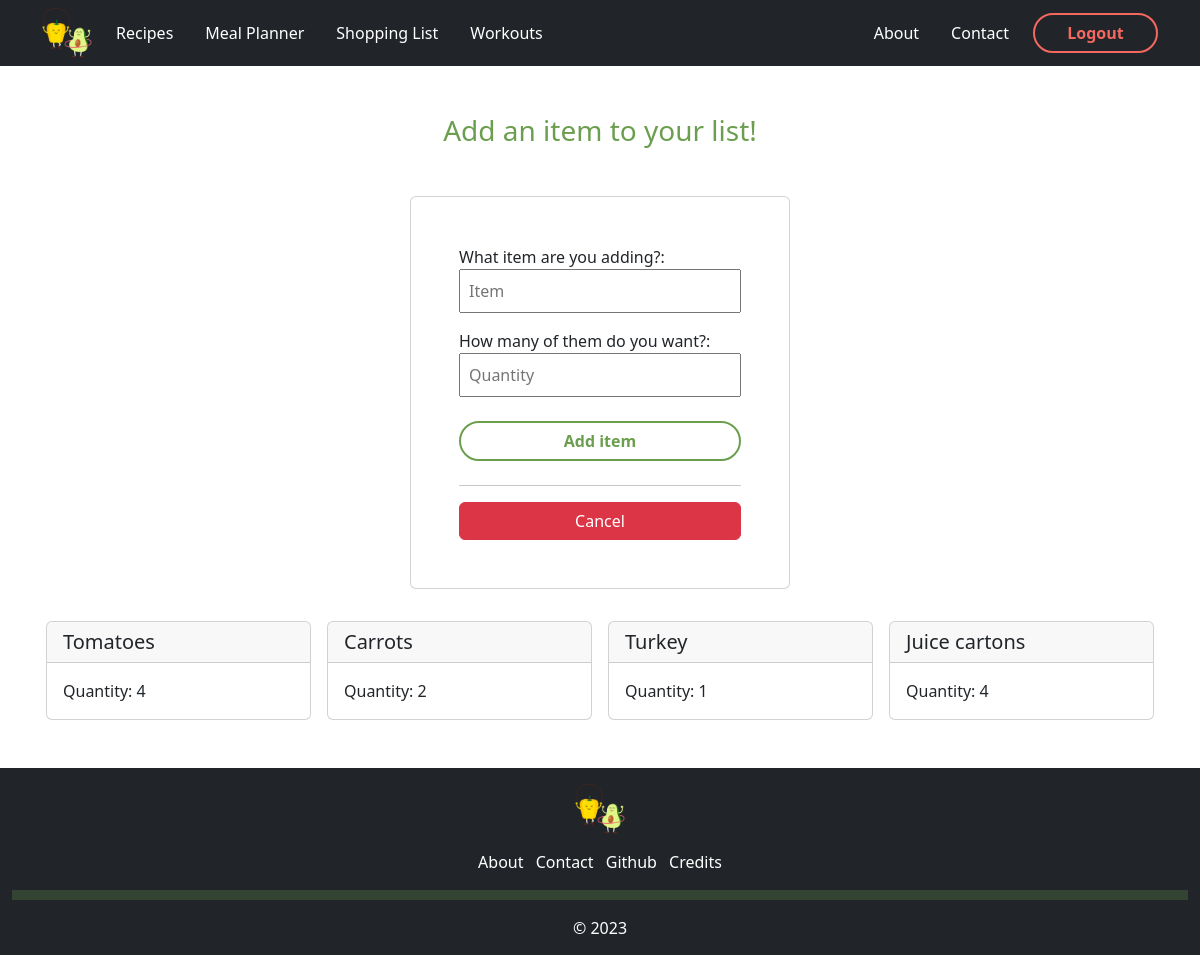
The page /addShoppingItem (signed in) on the database as committed earlier.
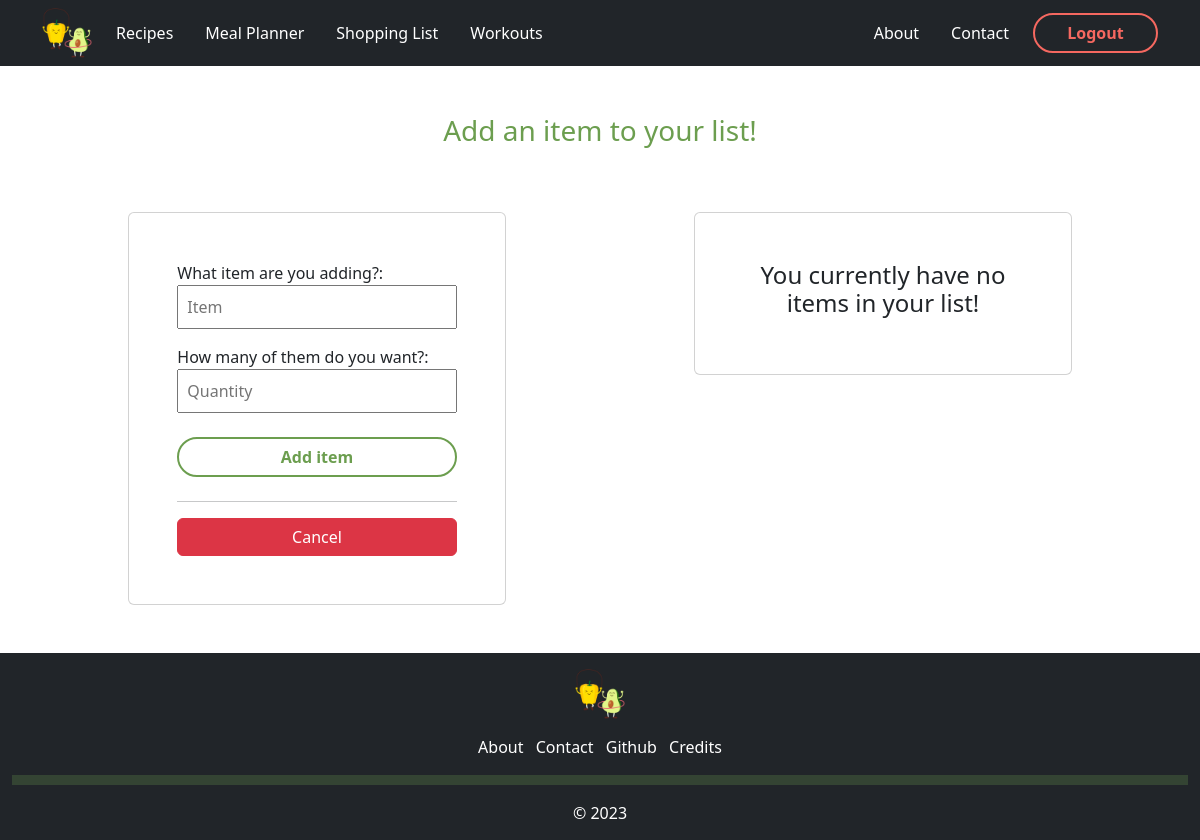
The same page on the database as committed later.
### app/models.py (models this page shows, shortened)
class ShoppingList(db.Model):
    item_id = db.Column(db.Integer, nullable = False, primary_key = True)
    user_id = db.Column(db.Integer, db.ForeignKey('user.id'), nullable=False)
    name = db.Column(db.String(255), nullable = False)
    quantity = db.Column(db.Integer, nullable = False)
    date_added = db.Column(db.DateTime, nullable = False, default = datetime.utcnow)

### app/routes.py (the view, shortened to what this page needs)
@app.route('/addShoppingItem', methods=["GET", "POST"])
@login_required
def addItem():
    print(current_user.id)
    title = "Add shopping item"
    css_file = 'shopping.css'
    form = shopping_form()
    shoplist = ShoppingList.query.filter_by(user_id=current_user.id).all()
    return render_template("additem.html", title = title, css_file = css_file, form=form, shoplist=shoplist)

### app/forms.py
class shopping_form(FlaskForm):
    name = StringField("What item are you adding?:", validators=[DataRequired()], render_kw={"placeholder": "Item"})
    quantity = IntegerField("How many of them do you want?:", validators=[DataRequired()], render_kw={"placeholder": "Quantity"})
    submit = SubmitField("Add item")

### app/models.py (called while the page is built)
@login_manager.user_loader
def load_user(user_id):
    return User.query.get(user_id)

### app/templates/additem.html (shortened to what this page needs)
{% extends "base.html" %}
{% block content %}
<div class="container-sm">
    <div class="text-center my-5 green-font">
        <h3>Add an item to your list!</h3>
    </div>
    {% if shoplist|length < 1 %} <div class="row my-5 g-3 justify-content-around align-items-start">
        <div class="card col-xl-4 col-lg-5 col-md-7 col-sm-10 p-5">
            <form method="POST">
                {{ form.name.label }}
                {{ form.name(class="col-12 mb-3 p-2") }}
                {{ form.quantity.label }}
                {{ form.quantity(class="col-12 mb-3 p-2") }}
                {{ form.submit(class="green-btn my-2")}}
                <hr>
            </form>
            <a class="btn btn-danger" href="{{ url_for('shopping') }}">Cancel</a>
        </div>
        <div class="card text-center col-xl-4 col-lg-5 col-md-7 col-sm-10 p-5">
            <h4>You currently have no items in your list!</h4>
        </div>
</div>
{% else %}
<div class="row mb-5 justify-content-around">
    <div class="card col-xl-4 col-lg-5 col-md-6 col-sm-8 col-11 p-5">
        <form method="POST">
            {{ form.name.label }}
            {{ form.name(class="col-12 mb-3 p-2") }}
            {{ form.quantity.label }}
            {{ form.quantity(class="col-12 mb-3 p-2") }}
            {{ form.submit(class="green-btn my-2")}}
            <hr>
        </form>
        <a class="btn btn-danger" href="{{ url_for('shopping') }}">Cancel</a>
    </div>
    <div class="row g-3">
        {% for item in shoplist %}
        <div class="col-md-3 col-sm-12">
            <div class="card">
                <h5 class="card-header">{{ item.name }}</h5>
                <div class="card-body">
                    <p class="card-text">Quantity: {{ item.quantity }}</p>
                </div>
            </div>
        </div>
        {% endfor %}
    </div>
</div>
{% endif %}
</div>
{% endblock %}

Rows that differ between the two databases and show on the page:
removed ShoppingList: name "Tomatoes", quantity "4"
removed ShoppingList: name "Carrots", quantity "2"
removed ShoppingList: name "Turkey", quantity "1"
removed ShoppingList: name "Juice cartons", quantity "4"
Other text that changed with them:
form field submit: (not shown) → "Add item"
form field submit: "Add item" → (not shown)
text now shown: "You currently have no items in your list!"
